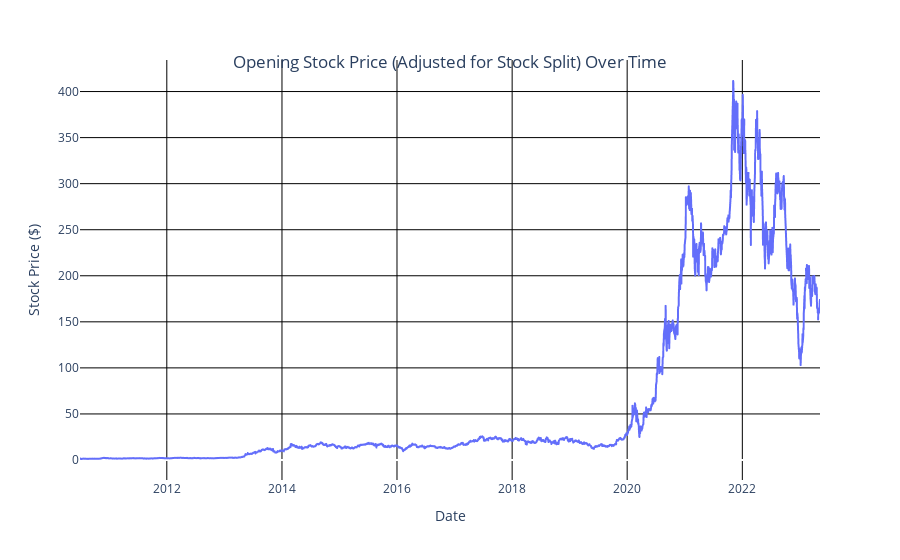

The notebook cell this image was saved under:
### Markdown cell above
Lets look at how the stock price of Tesla has changed over time and if we can identify any growth patterns.

### Code cell
from plotly.offline import init_notebook_mode
init_notebook_mode(connected=True)
import plotly.express as px
fig=px.line(data['Open'])
fig.update_layout(plot_bgcolor='white',
                  xaxis_title='Date',
                  yaxis_title='Stock Price ($)',
                  xaxis=dict(showgrid=True,gridcolor='black',gridwidth=1),
                  yaxis=dict(showgrid=True,gridcolor='black',gridwidth=1),
                  title={'text':'Opening Stock Price (Adjusted for Stock Split) Over Time',
                         'x':0.5,
                         'y':0.9})
                 
fig.update_traces(showlegend=False)
fig.show()

### Figure 1 — Plotly figure (JSON) as saved in the notebook; plotly's stock layout.template omitted (floating-point values rounded to 4 significant figures; data arrays with more than 128 entries replaced by an {"elided": "..."} marker saying what was removed)
{"data": [{"hovertemplate": "variable=Open<br>Date=%{x}<br>value=%{y}<extra></extra>", "legendgroup": "Open", "line": {"color": "#636efa", "dash": "solid"}, "marker": {"symbol": "circle"}, "mode": "lines", "name": "Open", "showlegend": false, "type": "scattergl", "x": {"elided": "3238 str values"}, "xaxis": "x", "y": {"elided": "3238 float values"}, "yaxis": "y"}], "layout": {"autosize": true, "legend": {"title": {"text": "variable"}, "tracegroupgap": 0}, "margin": {"t": 60}, "plot_bgcolor": "white", "title": {"text": "Opening Stock Price (Adjusted for Stock Split) Over Time", "x": 0.5, "y": 0.9}, "xaxis": {"anchor": "y", "autorange": true, "domain": [0, 1], "gridcolor": "black", "gridwidth": 1, "range": ["2010-06-29", "2023-05-09"], "showgrid": true, "title": {"text": "Date"}, "type": "date"}, "yaxis": {"anchor": "x", "autorange": true, "domain": [0, 1], "gridcolor": "black", "gridwidth": 1, "range": [-21.72, 434.3], "showgrid": true, "title": {"text": "Stock Price ($)"}, "type": "linear"}}}
